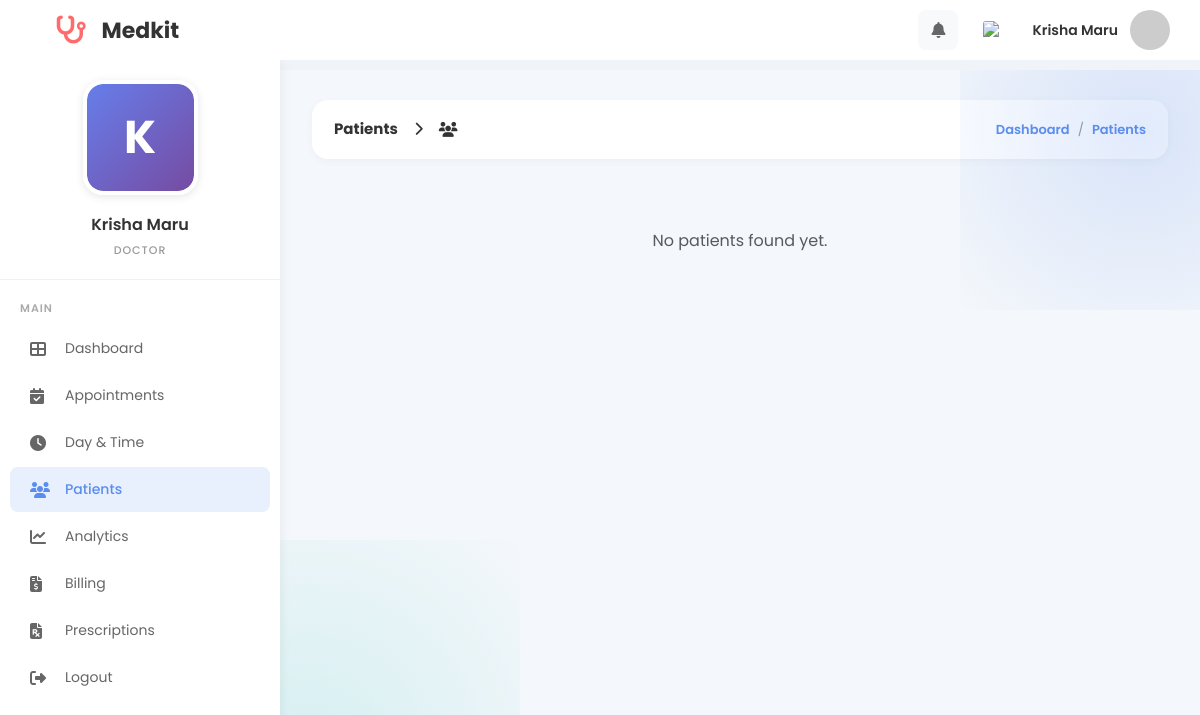
The page /MINI_PHP/doctor_patients.php (signed in) on the database as committed earlier.
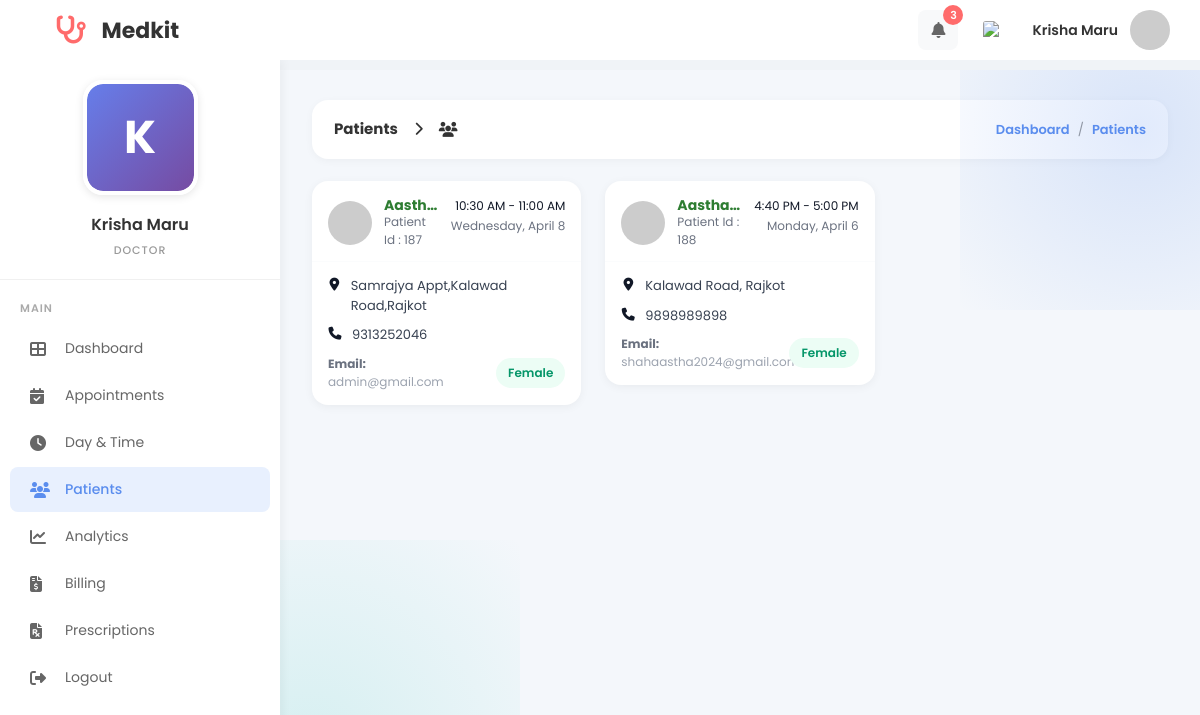
The same page on the database as committed later.
### tables this page shows
CREATE TABLE `users` (
  `id` int(11) NOT NULL,
  `firstname` varchar(225) DEFAULT '',
  `lastname` varchar(225) DEFAULT '',
  `phone_number` bigint(20) DEFAULT 0,
  `date_of_birth` date DEFAULT curdate(),
  `email` varchar(50) NOT NULL,
  `gender` varchar(100) DEFAULT '',
  `address` varchar(225) DEFAULT '',
  `clinic_name` varchar(255) DEFAULT NULL,
  `experience_years` int(11) DEFAULT 0,
  `education` varchar(255) DEFAULT NULL,
  `bio` text DEFAULT NULL,
  `password` varchar(255) NOT NULL,
  `role_id` int(11) DEFAULT 0,
  `category_id` int(11) DEFAULT NULL,
  `created_at` timestamp NOT NULL DEFAULT current_timestamp(),
  `updated_at` timestamp NOT NULL DEFAULT current_timestamp() ON UPDATE current_timestamp(),
  `profile_image` varchar(255) DEFAULT NULL,
  `license_number` varchar(50) DEFAULT NULL,
  `license_document` varchar(255) DEFAULT NULL,
  `verification_status` enum('verified','pending','rejected') NOT NULL DEFAULT 'verified',
  `verification_reason` varchar(255) DEFAULT NULL,
  `verified_at` timestamp NULL DEFAULT NULL,
  `verified_by_admin_id` int(11) DEFAULT NULL,
  `commission_percent` decimal(5,2) NOT NULL DEFAULT 10.00
);

CREATE TABLE `visit_booking` (
  `id` int(11) NOT NULL,
  `patient_id` int(11) DEFAULT 0,
  `doctor_id` int(11) DEFAULT 0,
  `speciality_id` int(11) DEFAULT 0,
  `time_id` int(11) DEFAULT 0,
  `Note` varchar(225) DEFAULT '',
  `is_visited` int(11) DEFAULT 0,
  `created_at` timestamp NOT NULL DEFAULT current_timestamp(),
  `updated_at` timestamp NOT NULL DEFAULT current_timestamp() ON UPDATE current_timestamp(),
  `appointment_date` date DEFAULT NULL,
  `status` enum('pending','accepted','visited','rejected') DEFAULT 'pending',
  `patient_notified` tinyint(1) DEFAULT 0,
  `doctor_seen` tinyint(1) NOT NULL DEFAULT 0,
  `reminder_sent_at` datetime DEFAULT NULL,
  `documents_emailed_at` datetime DEFAULT NULL
);

CREATE TABLE `patient` (
  `id` int(11) NOT NULL,
  `firstname` varchar(225) DEFAULT '',
  `lastname` varchar(225) DEFAULT '',
  `phone_number` bigint(20) DEFAULT 0,
  `email` varchar(100) DEFAULT NULL,
  `password` varchar(255) DEFAULT NULL,
  `date_of_birth` date DEFAULT curdate(),
  `gender` varchar(225) DEFAULT '',
  `address` varchar(225) DEFAULT '',
  `created_at` timestamp NOT NULL DEFAULT current_timestamp(),
  `updated_at` timestamp NOT NULL DEFAULT current_timestamp() ON UPDATE current_timestamp()
);

CREATE TABLE `doctor_available_time` (
  `id` int(11) NOT NULL,
  `day_id` int(11) DEFAULT 0,
  `start_time` time DEFAULT '00:00:00',
  `end_time` time DEFAULT '00:00:00',
  `created_at` timestamp NOT NULL DEFAULT current_timestamp(),
  `updated_at` timestamp NOT NULL DEFAULT current_timestamp() ON UPDATE current_timestamp()
);

### MINI_PHP/doctor_notification_helpers.php (called while the page is built, shortened)
<?php
if (!function_exists('medikit_ensure_doctor_notification_schema')) {
  function medikit_ensure_doctor_notification_schema($conn): void
  {
    $res = $conn->query("SHOW COLUMNS FROM `visit_booking` LIKE 'doctor_seen'");
  }
}
if (!function_exists('medikit_doctor_unseen_notifications_count')) {
  function medikit_doctor_unseen_notifications_count($conn, int $doctorId): int
  {
    medikit_ensure_doctor_notification_schema($conn);
    $stmt = $conn->prepare("SELECT COUNT(*) AS total FROM visit_booking WHERE doctor_id = ? AND doctor_seen = 0 AND status IN ('pending','accepted')");
    $stmt->bind_param('i', $doctorId);
    $stmt->execute();
    $row = $stmt->get_result()->fetch_assoc();
    return (int)($row['total'] ?? 0);
  }
}

### MINI_PHP/doctor_patients.php (the view, shortened to what this page needs)
<?php
include("config.php");
include("doctor_notification_helpers.php");
$doctor_id = (int)$_SESSION['doctor_id'];
$notification_count = medikit_doctor_unseen_notifications_count($conn, $doctor_id);
$doctor_res = mysqli_query($conn, "SELECT firstname, lastname, profile_image FROM users WHERE id = $doctor_id LIMIT 1");
$doctor = $doctor_res ? mysqli_fetch_assoc($doctor_res) : null;
$doctor['profile_image'] = $doctor['profile_image'] ?? '';
$patients = [];
$seen_patient_ids = [];
$query = "
    SELECT
        vb.id AS booking_id,
        vb.patient_id,
        vb.appointment_date,
        vb.Note,
        p.firstname AS patient_firstname,
        p.lastname AS patient_lastname,
        p.phone_number,
        p.email,
        p.gender,
        p.address,
        dat.start_time,
        dat.end_time
    FROM visit_booking vb
    JOIN patient p ON vb.patient_id = p.id
    LEFT JOIN doctor_available_time dat ON vb.time_id = dat.id
    WHERE vb.doctor_id = ?
    ORDER BY vb.appointment_date DESC, dat.start_time DESC, vb.id DESC
";
$stmt = $conn->prepare($query);
if ($stmt) {
  $stmt->bind_param("i", $doctor_id);
  $stmt->execute();
  $result = $stmt->get_result();
  if ($result) {
    while ($row = $result->fetch_assoc()) {
      $pid = (int)($row['patient_id'] ?? 0);
      if (isset($seen_patient_ids[$pid])) {
        continue;
      }
      $seen_patient_ids[$pid] = true;
      $patients[] = $row;
    }
  }
}
?>
<!DOCTYPE html>
<html lang="en">
<head>
  <link href="https://cdn.jsdelivr.net/npm/bootstrap@5.3.2/dist/css/bootstrap.min.css" rel="stylesheet">
  <link href="https://cdnjs.cloudflare.com/ajax/libs/font-awesome/6.4.0/css/all.min.css" rel="stylesheet">
</head>
<body>
  <div class="top-header">
    <div class="header-left">
      <div class="logo">
        <i class="fa-solid fa-stethoscope"></i>
        <span>Medkit</span>
      </div>
    </div>
    <div class="header-right">
      <div class="dropdown" style="position: relative;">
        <button class="header-icon" type="button" data-notif-toggle aria-label="Notifications" aria-expanded="false">
          <i class="fas fa-bell"></i>
          <?php if (!empty($notification_count)): ?>
            <span class="notification-badge"><?= (int)$notification_count ?></span>
          <?php endif; ?>
        </button>
      </div>
      <img src="https://flagcdn.com/w40/us.png" alt="US" class="flag-icon">
      <a href="doctor_profile.php" class="user-profile text-decoration-none" title="View Profile" aria-label="View Profile">
        <span class="user-name"><?= htmlspecialchars($doctor['firstname'] . ' ' . $doctor['lastname']) ?></span>
        <?php
        $doctor_avatar_src = (!empty($doctor['profile_image']) && file_exists(__DIR__ . '/' . $doctor['profile_image']))
          ? $doctor['profile_image']
          : "https://ui-avatars.com/api/?name=" . urlencode($doctor['firstname'] . '+' . $doctor['lastname']) . "&background=5a8dee&color=fff";
        ?>
        <img src="<?= htmlspecialchars($doctor_avatar_src) ?>" alt="Profile" class="user-avatar">
      </a>
    </div>
  </div>
  <div class="sidebar">
    <div class="doctor-profile-sidebar">
      <div class="profile-image-wrapper">
        <form id="profileImageForm" action="doctor_profile_image.php" method="POST" enctype="multipart/form-data">
          <label for="profileImageInput" style="cursor: pointer; display: block; width: 115px; height: 115px; margin: 0 auto;">
            <div class="profile-image-container" id="sidebarProfileImage">
              <?php if (!empty($doctor['profile_image']) && file_exists(__DIR__ . '/' . $doctor['profile_image'])): ?>
                <img src="<?= htmlspecialchars($doctor['profile_image']) ?>" alt="Profile" class="profile-image">
              <?php else: ?>
                <div class="profile-placeholder">
                  <?= strtoupper(substr($doctor['firstname'], 0, 1)) ?>
                </div>
              <?php endif; ?>
            </div>
          </label>
        </form>
      </div>
      <div class="profile-name"><?= htmlspecialchars($doctor['firstname'] . ' ' . $doctor['lastname']) ?></div>
      <div class="profile-role">DOCTOR</div>
    </div>
    <nav class="nav-menu">
      <div class="nav-label">MAIN</div>
      <a href="doctor_dashboard.php" class="nav-item">
        <i class="fas fa-th-large"></i>
        <span>Dashboard</span>
      </a>
      <a href="booking.php" class="nav-item">
        <i class="fas fa-calendar-check"></i>
        <span>Appointments</span>
      </a>
      <a href="add_day_time.php" class="nav-item">
        <i class="fas fa-clock"></i>
        <span>Day &amp; Time</span>
      </a>
      <a href="doctor_patients.php" class="nav-item active">
        <i class="fas fa-users"></i>
        <span>Patients</span>
      </a>
      <a href="doctor_analytics.php" class="nav-item">
        <i class="fas fa-chart-line"></i>
        <span>Analytics</span>
      </a>
      <a href="doctor_billing.php" class="nav-item">
        <i class="fas fa-file-invoice-dollar"></i>
        <span>Billing</span>
      </a>
      <a href="doctor_prescriptions.php" class="nav-item">
        <i class="fas fa-file-prescription"></i>
        <span>Prescriptions</span>
      </a>
      <a href="logout.php" class="nav-item">
        <i class="fas fa-right-from-bracket"></i>
        <span>Logout</span>
      </a>
    </nav>
  </div>
  <div class="main-content">
    <div class="breadcrumb-bar">
      <div class="breadcrumb-title">
        <span>Patients</span>
        <i class="fas fa-chevron-right" style="font-size: 14px; margin: 0 8px;"></i>
        <i class="fas fa-users"></i>
      </div>
      <div class="breadcrumb-links">
        <a href="doctor_dashboard.php" style="color: #5a8dee; font-weight: 600; text-decoration: none;">Dashboard</a>
        <span>/</span>
        <span style="color: #5a8dee; font-weight: 600;">Patients</span>
      </div>
    </div>
    <?php if (empty($patients)): ?>
      <div class="text-center text-muted py-5">No patients found yet.</div>
    <?php else: ?>
      <div class="row g-4">
        <?php foreach ($patients as $p): ?>
          <?php
          $patient_full_name = trim(($p['patient_firstname'] ?? '') . ' ' . ($p['patient_lastname'] ?? ''));
          $patient_id = (int)($p['patient_id'] ?? 0);
          $time_label = '';
          if (!empty($p['start_time']) && !empty($p['end_time'])) {
            $time_label = date("g:i A", strtotime($p['start_time'])) . " - " . date("g:i A", strtotime($p['end_time']));
          } elseif (!empty($p['start_time'])) {
            $time_label = date("g:i A", strtotime($p['start_time']));
          } else {
            $time_label = '-';
          }
          $date_label = '-';
          if (!empty($p['appointment_date'])) {
            $date_label = date("l, F j", strtotime($p['appointment_date']));
          }
          $address = trim((string)($p['address'] ?? ''));
          $phone = trim((string)($p['phone_number'] ?? ''));
          $email = trim((string)($p['email'] ?? ''));
          $gender = trim((string)($p['gender'] ?? ''));
          ?>
          <div class="col-lg-4 col-md-6">
            <div class="patient-card">
              <div class="patient-card-head">
                <div class="patient-ident">
                  <img class="patient-avatar" src="https://ui-avatars.com/api/?name=<?= urlencode($patient_full_name !== '' ? $patient_full_name : 'Patient') ?>&background=5a8dee&color=fff" alt="Avatar">
                  <div style="min-width: 0;">
                    <div class="patient-name" title="<?= htmlspecialchars($patient_full_name) ?>">
                      <?= htmlspecialchars($patient_full_name !== '' ? $patient_full_name : '-') ?>
                    </div>
                    <div class="patient-meta">Patient Id : <?= (int)$patient_id ?></div>
                  </div>
                </div>
                <div class="patient-when">
                  <?= htmlspecialchars($time_label) ?>
                  <span class="date"><?= htmlspecialchars($date_label) ?></span>
                </div>
              </div>
              <hr class="patient-divider">
              <div class="patient-body">
                <div class="detail-row">
                  <i class="fas fa-map-marker-alt"></i>
                  <div><?= $address !== '' ? htmlspecialchars($address) : '<span class="muted">-</span>' ?></div>
                </div>
                <div class="detail-row">
                  <i class="fas fa-phone"></i>
                  <div><?= $phone !== '' ? htmlspecialchars($phone) : '<span class="muted">-</span>' ?></div>
                </div>
                <div class="d-flex justify-content-between align-items-center" style="gap: 12px;">
                  <div class="patient-meta" style="flex: 1; min-width: 0;">
                    <strong>Email:</strong>
                    <span class="muted" title="<?= htmlspecialchars($email) ?>"><?= $email !== '' ? htmlspecialchars($email) : '-' ?></span>
                  </div>
                  <div>
                    <?php if ($gender !== ''): ?>
                      <span class="pill"><?= htmlspecialchars($gender) ?></span>
                    <?php else: ?>
                      <span class="muted">-</span>
                    <?php endif; ?>
                  </div>
                </div>
              </div>
            </div>
          </div>
        <?php endforeach; ?>
      </div>
    <?php endif; ?>
  </div>
</body>
</html>

Rows that differ between the two databases and show on the page:
added visit_booking: patient.lastname "Aasth…", patient "187", doctor_available_time.start_time+end_time "10:30 AM - 11:00 AM", appointment_date "Wednesday, April 8", patient.address "Samrajya Appt,Kalawad Road,Rajkot", patient.phone_number "9313252046", patient.email "admin@gmail.com", patient.gender "Female"
added visit_booking: patient.lastname "Aastha…", patient "188", doctor_available_time.start_time+end_time "4:40 PM - 5:00 PM", appointment_date "Monday, April 6", patient.address "Kalawad Road, Rajkot", patient.phone_number "9898989898", patient.email "shahaastha2024@gmail.com", patient.gender "Female"
Other text that changed with them:
$notification_count: (not shown) → "3"
text no longer shown: "No patients found yet."
